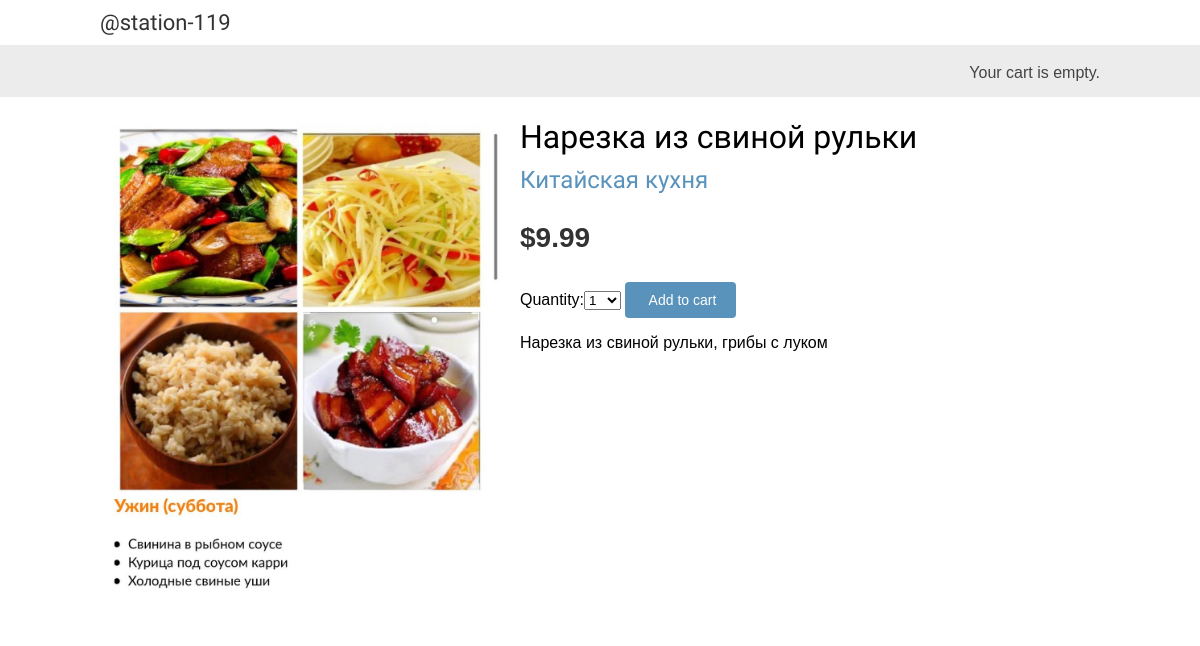
The page /5/narezka-iz-svinoj-rulki/ on the database its author committed.
### shop/models.py (models this page shows, shortened)
class Product(models.Model):
    category = models.ForeignKey(Category,
                                 related_name='products',
                                 on_delete=models.CASCADE)
    name = models.CharField(max_length=200, db_index=True)
    slug = models.SlugField(max_length=200, db_index=True)
    image = models.ImageField(upload_to='products/%Y/%m/%d', blank=True)
    description = models.TextField(blank=True)
    price = models.DecimalField(max_digits=10, decimal_places=2)
    available = models.BooleanField(default=True)
    created = models.DateTimeField(auto_now_add=True)
    updated = models.DateTimeField(auto_now=True)
    class Meta:
        ordering = ('name',)
        index_together = (('id', 'slug'),)

class Category(models.Model):
    name = models.CharField(max_length=200, db_index=True)
    slug = models.SlugField(max_length=200, unique=True)
    class Meta:
        ordering = ('name',)
        verbose_name = 'category'
        verbose_name_plural = 'categories'
    def __str__(self):
        return self.name
    def get_absolute_url(self):
        return reverse('shop:product_list_by_category', args=[self.slug])

### shop/views.py (the view)
def product_detail(request, id, slug):
    product = get_object_or_404(Product,
                                id=id,
                                slug=slug,
                                available=True)
    cart_product_form = CartAddProductForm()
    return render(request,
                  'shop/product/detail.html',
                  {'product': product,
                   'cart_product_form': cart_product_form})

### cart/forms.py
class CartAddProductForm(forms.Form):
    quantity = forms.TypedChoiceField(
                                choices=PRODUCT_QUANTITY_CHOICES,
                                coerce=int)
    update = forms.BooleanField(required=False,
                                initial=False,
                                widget=forms.HiddenInput)

### cart/cart.py (called while the page is built)
    def __len__(self):
        return sum(item['quantity'] for item in self.cart.values())

### cart/context_processors.py (called while the page is built)
def cart(request):
    return {'cart': Cart(request)}

### templates/shop/product/detail.html (shortened to what this page needs)
{% extends "shop/base.html" %}
{% load static %}
{% block content %}
  <div class="product-detail">
    <img src="
    {% if product.image %}
        {{ product.image.url }}
    {% else %}
        {% static "img/no_image.png" %}
    {% endif %}">
    <h1>{{ product.name }}</h1>
    <h2><a href="{{ product.category.get_absolute_url }}">
        {{ product.category }}</a></h2>
    <p class="price">${{ product.price }}</p>
    <form action="{% url "cart:cart_add" product.id %}" method="POST">
      {{ cart_product_form }}
      <input type="submit" value=" Add to cart">
    </form>
    {{ product.description|linebreaks }}
  </div>
{% endblock %}

### shop/static/css/base.css (style rules this page uses)
body { margin:0; padding:0; font-family:helvetica, sans-serif; }
h1, h2, h3, h4, h5 , h6 { font-family: 'Ubuntu', sans-serif; font-weight:normal; }
a { text-decoration:none; color:#5993bb; }
a.button, input[type="submit"] { color:#fff; background:#5993bb; border-radius:4px; padding:10px 20px; font-size:14px; border:0; }
.product-detail { text-align:justify; }
.product-detail .price { color:#333; font-size:28px; font-weight:bold; }
.product-detail img { width:40%; float:left; padding:0 20px 20px 0; }
.product-detail h1 { margin-bottom:0; }
.product-detail h2 { margin-top:10px; }

### rows shown on the page
Product: image (picture), name "Нарезка из свиной рульки", category "Китайская кухня", price "9.99", description "Нарезка из свиной рульки, грибы с луком"
